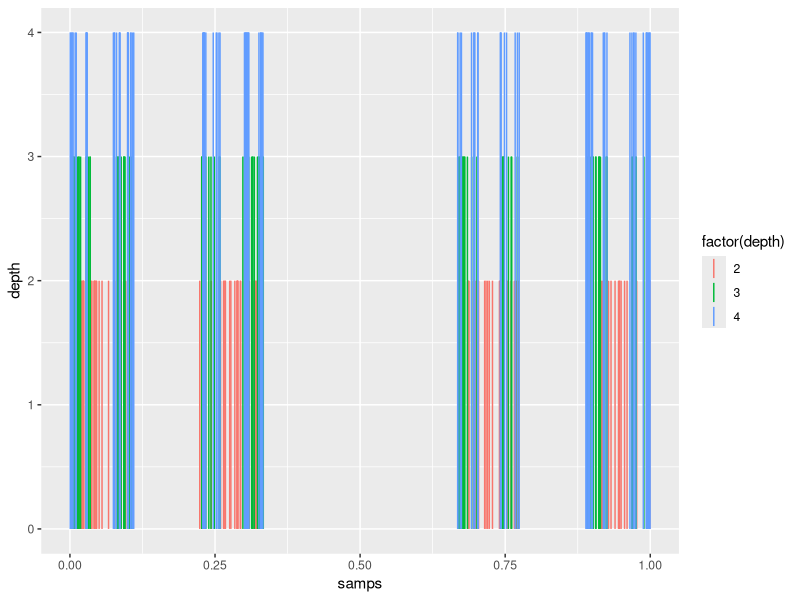

Write the R code that produced this figure.
## ---- chunk 1
togs <- TRUE
library(ggplot2)
# togs <- FALSE
## ---- chunk 2
set.seed(1)
nsamps <- 100
cantor_n <- function (n) {
  if (n <= 0) {
    return (c(0, 1))
  }
  cantor_prev <- cantor_n(n - 1)
  return (c(cantor_prev / 3, 2/3 + cantor_prev / 3))
}

sample_cantor <- function (n, nsamps) {
  samps <- vector(mode = "numeric", length = nsamps)
  cant  <- cantor_n(n)
  mat   <- matrix(cant, ncol = 2, byrow = TRUE)
  for(i in 1:nsamps) {
    ind      <- sample(1:nrow(mat), 1)
    bounds   <- mat[ind, ]
    samps[i] <- runif(1, min = bounds[1], max = bounds[2])
  }
  return(samps)
}

depth_2     <- sample_cantor(2, nsamps)
depth_3     <- sample_cantor(3, nsamps)
depth_4     <- sample_cantor(4, nsamps)
plot_data   <- data.frame(samps = c(depth_2, depth_3, depth_4), 
                          depth = c(rep(2, nsamps), rep(3, nsamps), 
                                    rep(4, nsamps)))
cantor_plot <- ggplot(data = plot_data, aes(x = samps)) +
  geom_linerange(aes(ymin = 0, ymax = depth, col = factor(depth))) +
  ylab("depth")
plot(cantor_plot)


## ---- chunk 3
set.seed(1)
unif_s <- runif(1000)
die_s  <- ceiling(6 * unif_s)
summary(as.factor(die_s))
